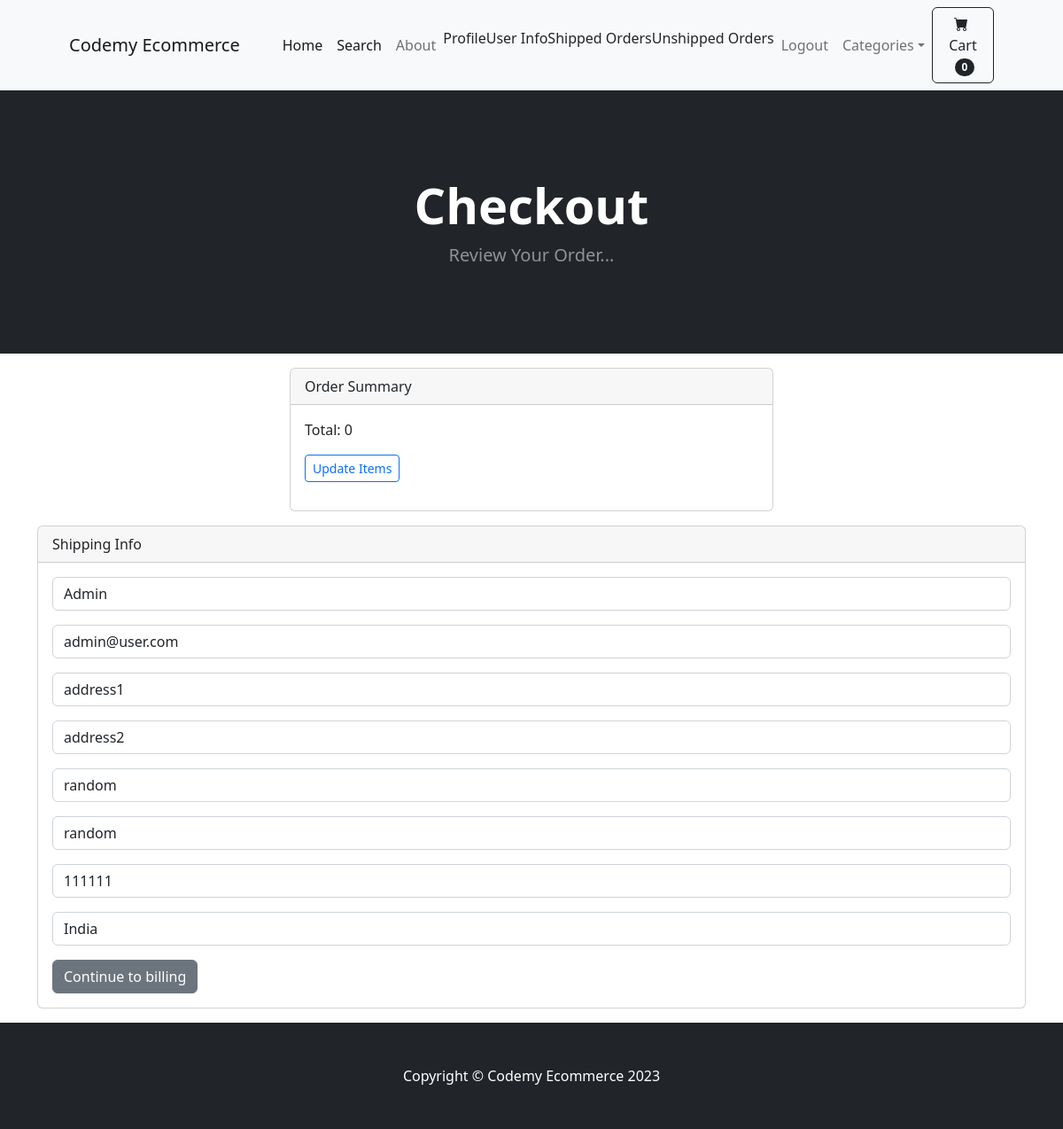
The app's page /payment/checkout (signed in) with its own data.
### payment/models.py (models this page shows, shortened)
class ShippingAddress(models.Model):
    user = models.ForeignKey(User, on_delete=models.CASCADE, null=True, blank=True)
    shipping_full_name = models.CharField(max_length=255)
    shipping_email=models.EmailField(max_length=255)
    shipping_address1=models.CharField(max_length=255)
    shipping_address2=models.CharField(max_length=255, null=True, blank=True)
    shipping_city=models.CharField(max_length=255)
    shipping_state=models.CharField(max_length=255, null=True, blank=True)
    shipping_zipcode=models.CharField(max_length=255, null=True)
    shipping_country=models.CharField(max_length=255)
    class Meta:
        verbose_name_plural = 'Shipping Address'

### payment/views.py (the view)
# urls.py: path('checkout',views.payment_checkout,name='payment_checkout'),
def payment_checkout(request):
    cart = Cart(request)
    cart_products = cart.get_prods
    quantities = cart.get_quants
    totals = cart.cart_total()
    if request.user.is_authenticated:
        shipping_user = ShippingAddress.objects.get(id=request.user.id)
        shipping_form = ShippingForm(
            request.POST or None, instance=shipping_user)
        return render(request, 'payment/checkout.html', {'cart_products': cart_products, 'quantities': quantities, 'totals': totals, 'shipping_form': shipping_form})
    else:
        shipping_form = ShippingForm(request.POST or None)
        return render(request, 'payment/checkout.html', {'cart_products': cart_products, 'quantities': quantities, 'totals': totals, 'shipping_form': shipping_form})

### cart/cart.py (called while the page is built, shortened)
    def cart_total(self):
        product_ids=self.cart.keys()
        products=Product.objects.filter(id__in=product_ids)
        quantities = self.cart
        total=0
        return total

    def __len__(self):
        return len(self.cart)

    def get_prods(self):
        product_ids=self.cart.keys()
        products=Product.objects.filter(id__in=product_ids)
        return products

### cart/context_processors.py (called while the page is built)
def cart(request):
	return {'cart': Cart(request)}

### payment/templates/payment/checkout.html (shortened to what this page needs)
{% extends "base.html" %} {% load static %} {% block content %}
<header class="bg-dark py-5">
  <div class="container px-4 px-lg-5 my-5">
    <div class="text-center text-white">
      <h1 class="display-4 fw-bolder">Checkout</h1>
      <p class="lead fw-normal text-white-50 mb-0">Review Your Order...</p>
    </div>
  </div>
</header>
<section>
  <div class="my-3 container">
    <div class="row">
      <div class="col-md-6 offset-md-3">
        <div class="card">
          <div class="card-header">Order Summary</div>
          <div class="card-body">
            Total: {{totals}}
            <br>
            <a href="{% url "cart_summary" %}" class="my-3 btn btn-sm btn-outline-primary">Update Items</a>
          </div>
        </div>
      </div>
    </div>
    <div class="my-3 card">
      <div class="card-header">
        Shipping Info
      </div>
      <div class="card-body">
        <form action="{% url "billing_info" %}" method='POST'>
          {{shipping_form.as_p}}
          <button type='submit' class='btn btn-secondary'>Continue to billing</button>
        </form>
      </div>
    </div>
  </div>
</section>
{% endblock %}

### records on screen
ShippingAddress: shipping_full_name "Admin", shipping_email "admin@user.com", shipping_address1 "address1", shipping_address2 "address2", shipping_city "random", shipping_state "random", shipping_zipcode "111111", shipping_country "India"

### other values on screen
{{ cart|length }} "0"
{{ totals }} "0"
